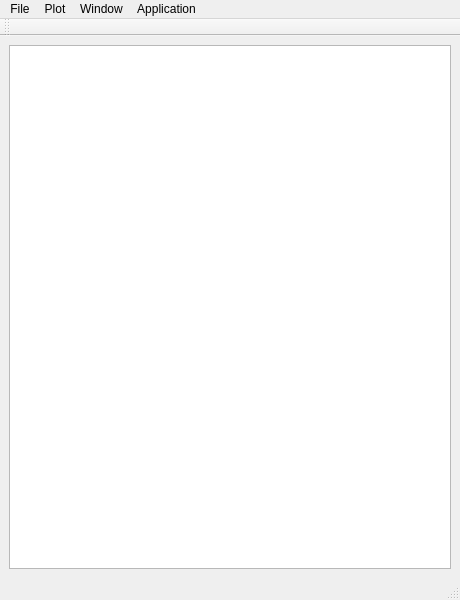
<?xml version="1.0" encoding="UTF-8"?>
<ui version="4.0">
 <class>MainWindow</class>
 <widget class="QMainWindow" name="MainWindow">
  <property name="geometry">
   <rect>
    <x>0</x>
    <y>0</y>
    <width>460</width>
    <height>600</height>
   </rect>
  </property>
  <property name="windowTitle">
   <string>Log Viewer</string>
  </property>
  <widget class="QWidget" name="centralwidget">
   <layout class="QVBoxLayout" name="verticalLayout_2">
    <item>
     <widget class="QListWidget" name="listWidget">
      <property name="selectionMode">
       <enum>QAbstractItemView::MultiSelection</enum>
      </property>
     </widget>
    </item>
   </layout>
  </widget>
  <widget class="QMenuBar" name="menubar">
   <property name="geometry">
    <rect>
     <x>0</x>
     <y>0</y>
     <width>460</width>
     <height>22</height>
    </rect>
   </property>
   <widget class="QMenu" name="menuApplication">
    <property name="title">
     <string>Application</string>
    </property>
    <addaction name="actionSettings"/>
    <addaction name="actionAbout"/>
   </widget>
   <widget class="QMenu" name="menuFile">
    <property name="title">
     <string>File</string>
    </property>
    <addaction name="actionOpen"/>
    <addaction name="actionRefresh"/>
    <addaction name="actionClose"/>
   </widget>
   <widget class="QMenu" name="menuWindow">
    <property name="title">
     <string>Window</string>
    </property>
    <addaction name="actionCloseAll"/>
    <addaction name="separator"/>
   </widget>
   <widget class="QMenu" name="menuPlot">
    <property name="title">
     <string>Plot</string>
    </property>
    <addaction name="actionPlot"/>
    <addaction name="actionSpectrum"/>
    <addaction name="separator"/>
    <addaction name="actionSelectAll"/>
    <addaction name="actionSelectClear"/>
    <addaction name="separator"/>
    <addaction name="actionAssign"/>
    <addaction name="actionClear"/>
   </widget>
   <addaction name="menuFile"/>
   <addaction name="menuPlot"/>
   <addaction name="menuWindow"/>
   <addaction name="menuApplication"/>
  </widget>
  <widget class="QStatusBar" name="statusbar"/>
  <widget class="LogViewerToolbar" name="toolBar">
   <property name="windowTitle">
    <string>toolBar</string>
   </property>
   <attribute name="toolBarArea">
    <enum>TopToolBarArea</enum>
   </attribute>
   <attribute name="toolBarBreak">
    <bool>false</bool>
   </attribute>
  </widget>
  <action name="actionSettings">
   <property name="text">
    <string>Settings</string>
   </property>
   <property name="toolTip">
    <string>Open application settings</string>
   </property>
  </action>
  <action name="actionOpen">
   <property name="text">
    <string>Open</string>
   </property>
   <property name="toolTip">
    <string>Open file</string>
   </property>
   <property name="shortcut">
    <string>Ctrl+O</string>
   </property>
  </action>
  <action name="actionRefresh">
   <property name="enabled">
    <bool>false</bool>
   </property>
   <property name="text">
    <string>Refresh</string>
   </property>
   <property name="toolTip">
    <string>Refresh file</string>
   </property>
   <property name="shortcut">
    <string>Ctrl+R</string>
   </property>
  </action>
  <action name="actionClose">
   <property name="enabled">
    <bool>false</bool>
   </property>
   <property name="text">
    <string>Close</string>
   </property>
   <property name="toolTip">
    <string>Close current file</string>
   </property>
   <property name="shortcut">
    <string>Ctrl+W</string>
   </property>
  </action>
  <action name="actionCloseAll">
   <property name="enabled">
    <bool>false</bool>
   </property>
   <property name="text">
    <string>Close All</string>
   </property>
   <property name="toolTip">
    <string>Close all opened windows with plots</string>
   </property>
   <property name="shortcut">
    <string>Ctrl+Shift+W</string>
   </property>
  </action>
  <action name="actionPlot">
   <property name="text">
    <string>Generate Plot</string>
   </property>
   <property name="toolTip">
    <string>Generate a plot</string>
   </property>
   <property name="shortcut">
    <string>Ctrl+P</string>
   </property>
  </action>
  <action name="actionSpectrum">
   <property name="checkable">
    <bool>true</bool>
   </property>
   <property name="text">
    <string>Spectrum</string>
   </property>
   <property name="toolTip">
    <string>Plot spectrums instead of values</string>
   </property>
   <property name="shortcut">
    <string>Ctrl+S</string>
   </property>
  </action>
  <action name="actionAssign">
   <property name="text">
    <string>Assign To Plot</string>
   </property>
   <property name="toolTip">
    <string>Assign to a single plot</string>
   </property>
   <property name="shortcut">
    <string>+</string>
   </property>
  </action>
  <action name="actionClear">
   <property name="text">
    <string>Clear Assignment</string>
   </property>
   <property name="toolTip">
    <string>Clear assignment</string>
   </property>
   <property name="shortcut">
    <string>Del</string>
   </property>
  </action>
  <action name="actionSelectAll">
   <property name="text">
    <string>Select All</string>
   </property>
   <property name="toolTip">
    <string>Select all items</string>
   </property>
   <property name="shortcut">
    <string>Ctrl+A</string>
   </property>
  </action>
  <action name="actionSelectClear">
   <property name="text">
    <string>Clear Selection</string>
   </property>
   <property name="toolTip">
    <string>Clear selection</string>
   </property>
   <property name="shortcut">
    <string>Ctrl+Z</string>
   </property>
  </action>
  <action name="actionAbout">
   <property name="text">
    <string>About</string>
   </property>
   <property name="toolTip">
    <string>About application</string>
   </property>
  </action>
 </widget>
 <customwidgets>
  <customwidget>
   <class>LogViewerToolbar</class>
   <extends>QToolBar</extends>
   <header>toolbar</header>
  </customwidget>
 </customwidgets>
 <resources/>
 <connections/>
</ui>
